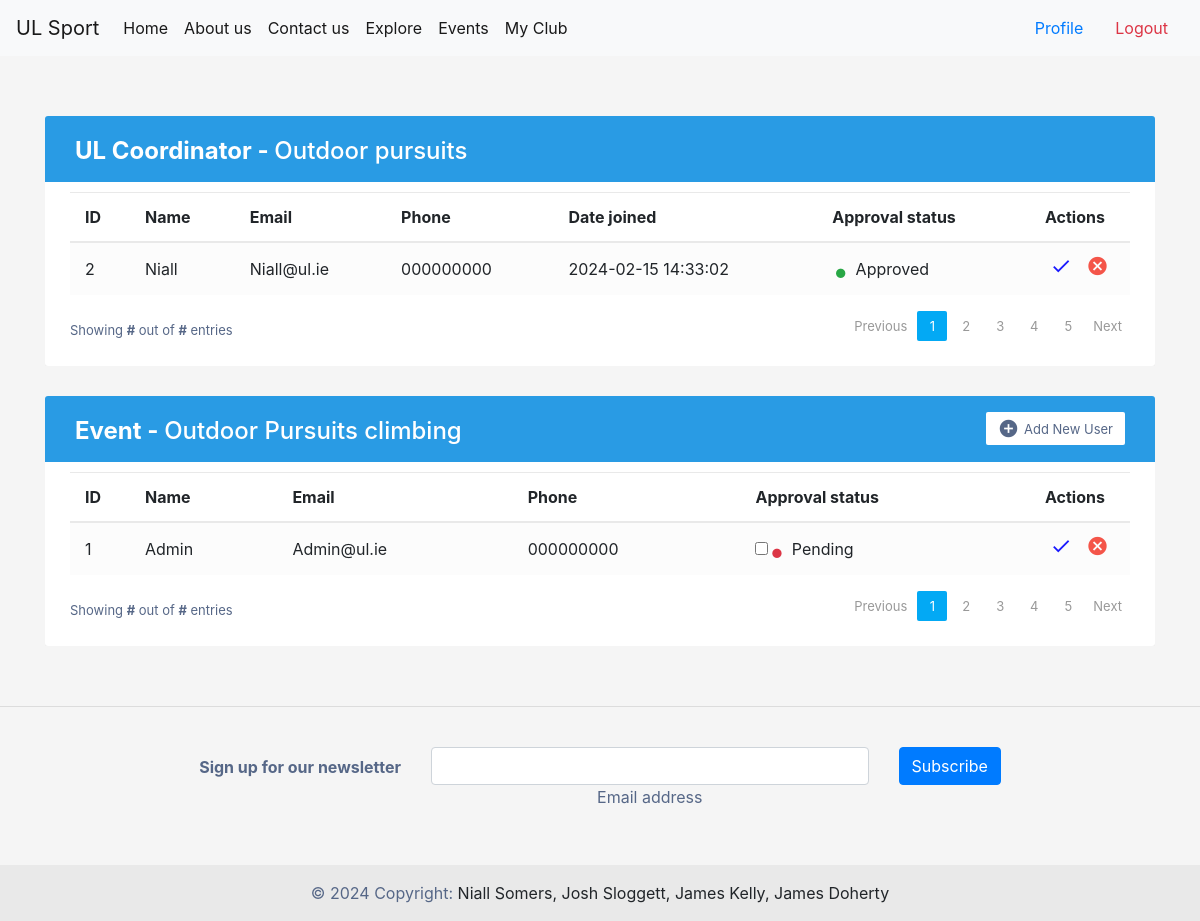
The page /myclub (signed in) on the database as committed earlier.
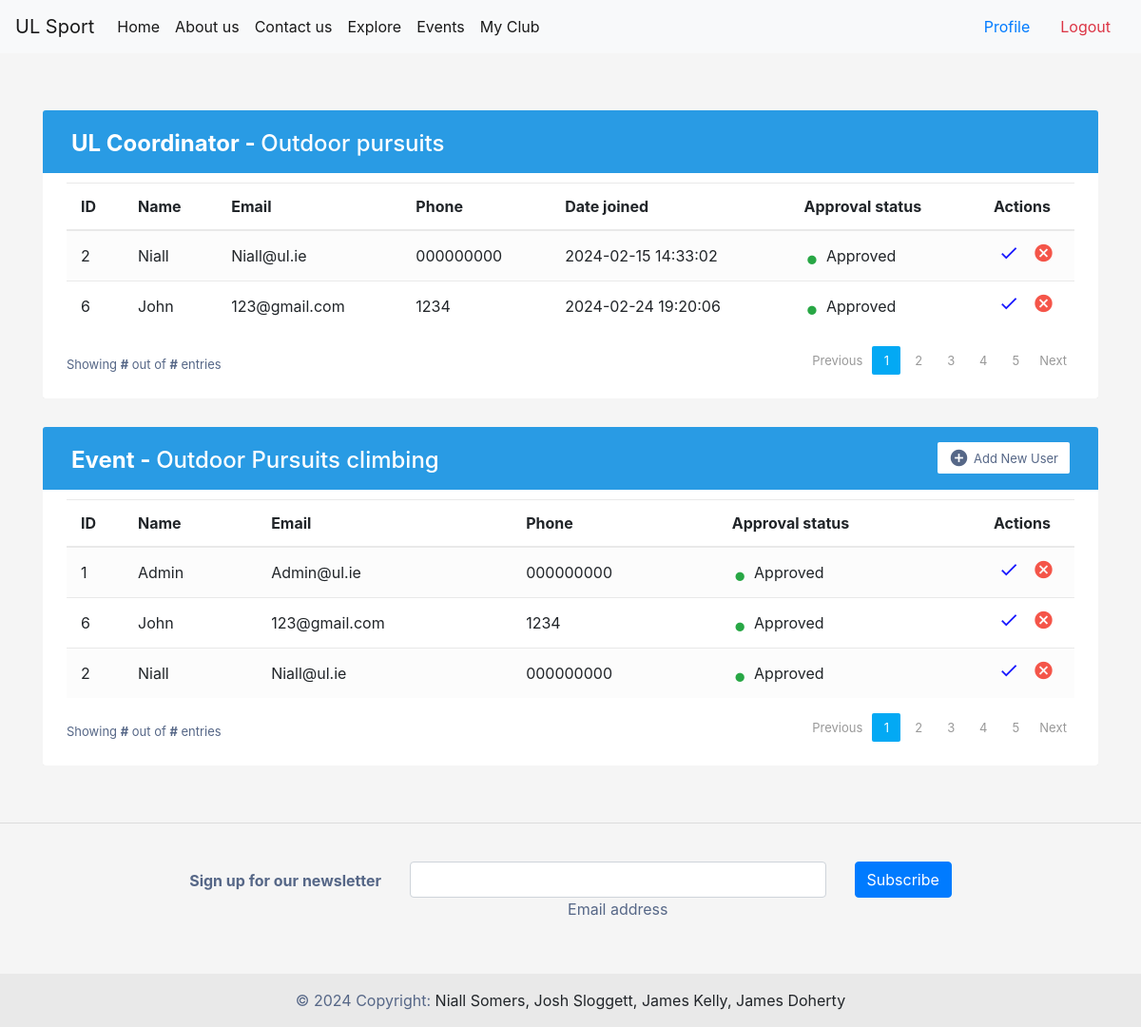
The same page on the database as committed later.
### tables this page shows
CREATE TABLE Clubs (
    ClubID INTEGER PRIMARY KEY AUTOINCREMENT,
    Name TEXT NOT NULL,
    Description TEXT,
    ValidityStatus TEXT NOT NULL,
    CoordinatorID INTEGER,
    CreatedAt TIMESTAMP DEFAULT CURRENT_TIMESTAMP,
    UpdatedAt TIMESTAMP DEFAULT CURRENT_TIMESTAMP,
    FOREIGN KEY (CoordinatorID) REFERENCES Users(UserID)
);

CREATE TABLE ClubMemberships (
    MembershipID INTEGER PRIMARY KEY AUTOINCREMENT,
    UserID INTEGER,
    ClubID INTEGER,
    RequestStatus TEXT DEFAULT 'Pending',
    CreatedAt TIMESTAMP DEFAULT CURRENT_TIMESTAMP,
    UpdatedAt TIMESTAMP DEFAULT CURRENT_TIMESTAMP ,
    FOREIGN KEY (UserID) REFERENCES Users(UserID),
    FOREIGN KEY (ClubID) REFERENCES Clubs(ClubID)
);

CREATE TABLE Users (
    UserID INTEGER PRIMARY KEY AUTOINCREMENT,
    Username TEXT NOT NULL,
    Password TEXT NOT NULL,
    Contact TEXT NOT NULL,
    Email TEXT NOT NULL,
    Role TEXT NOT NULL,
    ApprovalStatus TEXT DEFAULT 'Pending',
    CreatedAt TIMESTAMP DEFAULT CURRENT_TIMESTAMP,
    UpdatedAt TIMESTAMP DEFAULT CURRENT_TIMESTAMP
);

CREATE TABLE Events (
    EventID INTEGER PRIMARY KEY AUTOINCREMENT,
    Title TEXT NOT NULL,
    Description TEXT,
    Date DATE NOT NULL,
    Time TIME NOT NULL,
    Venue TEXT NOT NULL,
    ClubID INTEGER,
    CreatedAt TIMESTAMP DEFAULT CURRENT_TIMESTAMP,
    UpdatedAt TIMESTAMP DEFAULT CURRENT_TIMESTAMP,
    FOREIGN KEY (ClubID) REFERENCES Clubs(ClubID)
);

CREATE TABLE EventRegistrations (
    RegistrationID INTEGER PRIMARY KEY AUTOINCREMENT,
    UserID INTEGER,
    EventID INTEGER,
    Status TEXT DEFAULT 'Pending',
    CreatedAt TIMESTAMP DEFAULT CURRENT_TIMESTAMP,
    UpdatedAt TIMESTAMP DEFAULT CURRENT_TIMESTAMP,
    FOREIGN KEY (UserID) REFERENCES Users(UserID),
    FOREIGN KEY (EventID) REFERENCES Events(EventID)
);

### permissionpages.py (the view)
def myclub():
    if current_user is None:
        return render_template('/home.html',)
    else:
        conn = db.connect('db/user_data.db')
        cursor = conn.cursor()
        conn = db.connect('db/user_data.db')
        cursor = conn.cursor()
        cursor.execute('SELECT Role FROM Users WHERE UserID = ?', (current_user.id,))
        role_data = cursor.fetchone()
        cursor.execute('SELECT * FROM Clubs WHERE CoordinatorID = ?', (current_user.id,))
        club_owner = cursor.fetchone()
        if role_data[0] == 'Coordinator' and club_owner:
            cursor.execute('''
                        SELECT u.UserID, u.Username, u.Contact, u.Email, c.RequestStatus, c.CreatedAt
                        FROM Users u
                        JOIN ClubMemberships c ON u.UserID = c.UserID
                        WHERE c.ClubID = ?
                    ''', (club_owner[0],))
            club_users = cursor.fetchall()
            cursor.execute('''
                SELECT * from Events WHERE ClubID = ?
            ''', (club_owner[0],))
            event_data = cursor.fetchall()
            registered_data = []
            for event in event_data:
                cursor.execute('''
                                SELECT Users.UserID, Users.Username, Users.Contact, Users.Email, EventRegistrations.Status
                                FROM Users
                                JOIN EventRegistrations ON Users.UserID = EventRegistrations.UserID
                                WHERE EventRegistrations.EventID = ?
                            ''', (event[0],))
                registered_data.append(cursor.fetchall())
            print(event_data)
            return render_template('/myclubmanage.html', current_user=current_user, club_data=club_owner, club_users=club_users, event_data=event_data, registered_data=registered_data)
        elif role_data[0] == 'Coordinator' and club_owner is None:
            return render_template('/myclubcreate.html', current_user=current_user)

### app.py (called while the page is built)
@login_manager.user_loader
def load_user(user_id):
    conn = db.connect('db/user_data.db')
    cursor = conn.cursor()
    cursor.execute('SELECT * FROM Users WHERE UserID = ?', (user_id,))
    user_data = cursor.fetchone()
    conn.close()
    if user_data:
        return auth.User(user_data[0], user_data[1])

### templates/myclubmanage.html (shortened to what this page needs)
{% extends "base.html" %}
{% block content %}
{% if user_data.role == 'Coordinator' %}
<div class="container-xl">
    <div class="table-responsive">
        <div class="table-wrapper">
            <div class="table-title">
                <div class="row">
                    <div class="col-sm-5">
                        <h2><b>UL Coordinator - </b> {{user_data.club}}</h2>
                    </div>
                </div>
            </div>
            <table class="table table-striped table-hover">
                <thead>
                    <tr>
                        <th>ID</th>
                        <th>Name</th>
                        <th>Email</th>
                        <th>Phone</th>
                        <th>Date joined</th>
                        <th>Approval status</th>
                        <th>Actions</th>
                    </tr>
                </thead>
                <tbody>
                {% for data in club_users %}
                    <tr>
                        <td>{{data[0]}}</td>
                        <td>{{data[1]}}</td>
                        <td>{{data[3]}}</td>
                        <td>{{data[2]}}</td>
                        <form method="post" action="{{ url_for('updateClubMember') }}">
                            <td>{{data[5]}}</td>
                            {% if data[4] != "Pending" %}
                                <td><input type="hidden" name="approval" value="on"/><span class="status text-success">&bull;</span> {{data[4]}}</td>
                            {% else %}
                                <td><input type="checkbox" name="approval"/><span class="status text-danger">&bull;</span> {{data[4]}}</td>
                            {% endif %}
                            <td>
                                  <button type="submit" style="background: transparent; border: 0; padding: 0; color: blue;" class="update-user" title="Update User" data-toggle="tooltip">
                                    <i class="material-icons">&#xE5CA;</i>
                                  </button>
                                <a href="#" class="delete" title="Delete" data-toggle="tooltip"><i class="material-icons">&#xE5C9;</i></a>
                            </td>
                        </form>
                    </tr>
                    {% endfor %}
                </tbody>
            </table>
            <div class="clearfix">
                <div class="hint-text">Showing <b>#</b> out of <b>#</b> entries</div>
                <ul class="pagination">
                    <li class="page-item disabled"><a href="#">Previous</a></li>
                    <li class="page-item active"><a href="#" class="page-link">1</a></li>
                    <li class="page-item"><a href="#" class="page-link">2</a></li>
                    <li class="page-item "><a href="#" class="page-link">3</a></li>
                    <li class="page-item"><a href="#" class="page-link">4</a></li>
                    <li class="page-item"><a href="#" class="page-link">5</a></li>
                    <li class="page-item"><a href="#" class="page-link">Next</a></li>
                </ul>
            </div>
        </div>
    </div>
</div>
{% for event in event_data %}
<div class="container-xl">
    <div class="table-responsive">
        <div class="table-wrapper">
            <div class="table-title">
                <div class="row">
                    <div class="col-sm-5">
                        <h2><b>Event - </b> {{event[1]}}</h2>
                    </div>
                    <div class="col-sm-7">
                        <a href="#" class="btn btn-secondary"><i class="material-icons">&#xE147;</i> <span>Add New User</span></a>
                    </div>
                </div>
            </div>
            <table class="table table-striped table-hover">
                <thead>
                    <tr>
                        <th>ID</th>
                        <th>Name</th>
                        <th>Email</th>
                        <th>Phone</th>
                        <th>Approval status</th>
                        <th>Actions</th>
                    </tr>
                </thead>
                <tbody>
                {% for data in registered_data[loop.index0] %}
                    <tr>
                        <td>{{data[0]}}</td>
                        <td>{{data[1]}}</td>
                        <td>{{data[3]}}</td>
                        <td>{{data[2]}}</td>
                        <form method="post" action="{{ url_for('updateClubMemberEvent') }}">
                            {% if data[4] != "Pending" %}
                                <td><input type="hidden" name="approval" value="on"/><span class="status text-success">&bull;</span> {{data[4]}}</td>
                            {% else %}
                                <td><input type="checkbox" name="approval"/><span class="status text-danger">&bull;</span> {{data[4]}}</td>
                            {% endif %}
                            <td>
                                  <button type="submit" style="background: transparent; border: 0; padding: 0; color: blue;" class="update-user" title="Update User" data-toggle="tooltip">
                                    <i class="material-icons">&#xE5CA;</i>
                                  </button>
                                <a href="#" class="delete" title="Delete" data-toggle="tooltip"><i class="material-icons">&#xE5C9;</i></a>
                            </td>
                        </form>
                    </tr>
                    {% endfor %}
                </tbody>
            </table>
            <div class="clearfix">
                <div class="hint-text">Showing <b>#</b> out of <b>#</b> entries</div>
                <ul class="pagination">
                    <li class="page-item disabled"><a href="#">Previous</a></li>
                    <li class="page-item active"><a href="#" class="page-link">1</a></li>
                    <li class="page-item"><a href="#" class="page-link">2</a></li>
                    <li class="page-item "><a href="#" class="page-link">3</a></li>
                    <li class="page-item"><a href="#" class="page-link">4</a></li>
                    <li class="page-item"><a href="#" class="page-link">5</a></li>
                    <li class="page-item"><a href="#" class="page-link">Next</a></li>
                </ul>
            </div>
        </div>
    </div>
</div>
{% endfor %}
        {% else %}
        <p>{{current_user.username}} is not authorized to access this page!</p>
        {% endif %}
{% endblock %}

### templates/base.html (shortened to what this page needs)
<!DOCTYPE html>
<html lang="en">
<head>
        <link rel="stylesheet" href="https://cdn.jsdelivr.net/npm/bootstrap@4.6.2/dist/css/bootstrap.min.css">
</head>
<body>
    <nav class="navbar navbar-expand-lg navbar-light bg-light navbar sticky-top">
        <a class="navbar-brand" href="#">UL Sport</a>
        <div class="collapse navbar-collapse" id="navbarSupportedContent">
          <ul class="navbar-nav mr-auto">
            <li class="nav-item active">
              <a class="nav-link" href="{{url_for('home')}}">Home <span class="sr-only">(current)</span></a>
            </li>
            <li class="nav-item active">
              <a class="nav-link" href="{{url_for('about')}}">About us<span class="sr-only">(current)</span></a>
            </li>
            <li class="nav-item active">
              <a class="nav-link" href="{{url_for('contact')}}">Contact us<span class="sr-only">(current)</span></a>
            </li>
            <li class="nav-item active">
              <a class="nav-link" href="{{url_for('explore')}}">Explore<span class="sr-only">(current)</span></a>
            </li>
              <li class="nav-item active">
              <a class="nav-link" href="{{url_for('events')}}">Events<span class="sr-only">(current)</span></a>
              </li>
              {% if user_data.role == 'Coordinator' %}
            <li class="nav-item active">
              <a class="nav-link" href="{{url_for('myclub')}}">My Club<span class="sr-only">(current)</span></a>
            </li>
              {% endif %}
          </ul>
            {% if not current_user.is_authenticated %}
            <a class="nav-link" href="{{url_for('login')}}">Login<span class="sr-only">(current)</span></a>
            {% else %}
            <a class="nav-link" href="{{url_for('profile')}}">Profile<span class="sr-only">(current)</span></a>
            <a class="nav-link text-danger" href="{{url_for('logout')}}">Logout<span class="sr-only">(current)</span></a>
            {% endif %}
          </div>
      </nav>
    <div id="content">
        {% block content %}{% endblock %}
    </div>
    <footer class="bg-body-tertiary text-center">
      <hr>
        <div class="container p-4 pb-0">
          <section class="">
            <form action="">
              <div class="row d-flex justify-content-center">
                <div class="col-auto">
                  <p class="pt-2">
                    <strong>Sign up for our newsletter</strong>
                  </p>
                </div>
                <div class="col-md-5 col-12">
                  <div data-mdb-input-init class="form-outline mb-4">
                    <input type="email" id="form5Example26" class="form-control" />
                    <label class="form-label" for="form5Example26">Email address</label>
                  </div>
                </div>
                <div class="col-auto">
                  <button data-mdb-ripple-init type="submit" class="btn btn-primary mb-4">
                    Subscribe
                  </button>
                </div>
              </div>
            </form>
          </section>
        </div>
        <div class="text-center p-3" style="background-color: rgba(0, 0, 0, 0.05);">
          © 2024 Copyright:
          <a class="text-body" href="https://mdbootstrap.com/">Niall Somers, Josh Sloggett, James Kelly, James Doherty</a>
        </div>
      </footer>
</body>
</html>

### templates/base.html (style rules this page uses)
footer { bottom:0; width: 100%; margin-top: 5%; }
body { min-height: 100vh; overflow-x: hidden; }
nav { margin-bottom: 5%; }

### templates/myclubmanage.html (style rules this page uses)
body { color: #566787; background: #f5f5f5; }
.table-responsive { margin: 30px 0; }
.table-wrapper { min-width: 1000px; background: #fff; padding: 20px 25px; border-radius: 3px; box-shadow: 0 1px 1px rgba(0,0,0,.05); }
.table-title { padding-bottom: 15px; background: #299be4; color: #fff; padding: 16px 30px; margin: -20px -25px 10px; border-radius: 3px 3px 0 0; }
.table-title h2 { margin: 5px 0 0; font-size: 24px; }
.table-title .btn { color: #566787; float: right; font-size: 13px; background: #fff; border: none; min-width: 50px; border-radius: 2px; border: none; outline: none !important; margin-left: 10px; }
.table-title .btn i { float: left; font-size: 21px; margin-right: 5px; }
.table-title .btn span { float: left; margin-top: 2px; }
table.table tr th, table.table tr td { border-color: #e9e9e9; padding: 12px 15px; vertical-align: middle; }
table.table tr th:first-child { width: 60px; }
table.table tr th:last-child { width: 100px; }
table.table-striped tbody tr:nth-of-type(odd) { background-color: #fcfcfc; }
table.table td:last-child i { opacity: 0.9; font-size: 22px; margin: 0 5px; }
table.table td a { font-weight: bold; color: #566787; display: inline-block; text-decoration: none; }
table.table td a.delete { color: #F44336; }
table.table td i { font-size: 19px; }
.status { font-size: 30px; margin: 2px 2px 0 0; display: inline-block; vertical-align: middle; line-height: 10px; }
.text-success { color: #10c469; }
.text-danger { color: #ff5b5b; }
.pagination { float: right; margin: 0 0 5px; }
.pagination li a { border: none; font-size: 13px; min-width: 30px; min-height: 30px; color: #999; margin: 0 2px; line-height: 30px; border-radius: 2px !important; text-align: center; padding: 0 6px; }
.pagination li.active a, .pagination li.active a.page-link { background: #03A9F4; }
.hint-text { float: left; margin-top: 10px; font-size: 13px; }

Rows that differ between the two databases and show on the page:
added ClubMemberships: UserID "6", Username "John", Email "123@gmail.com", Contact "1234", CreatedAt "2024-02-24 19:20:06", RequestStatus "Approved"
changed EventRegistrations "Admin": approval "☐" → (not shown); Status "Pending" → "Approved"
added EventRegistrations: UserID "6", Username "John", Email "123@gmail.com", Contact "1234", Status "Approved"
added EventRegistrations: UserID "2", Username "Niall", Email "Niall@ul.ie", Contact "000000000", Status "Approved"
